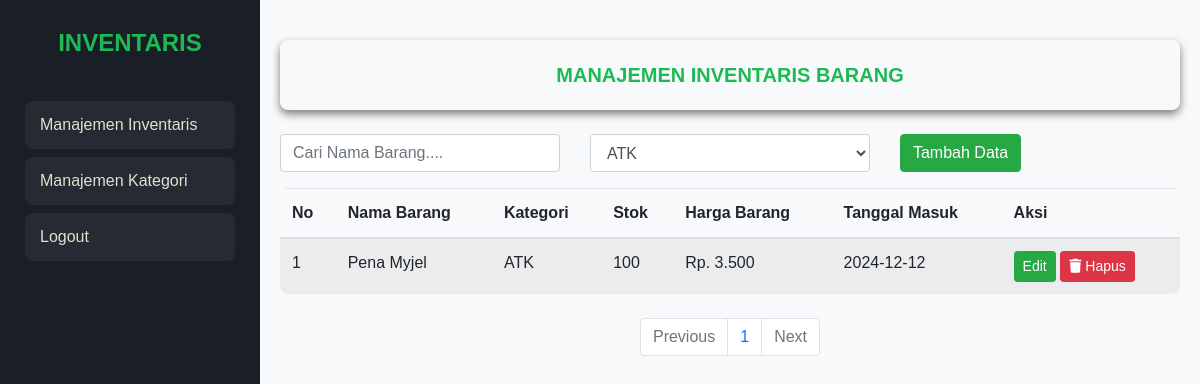
The app's page /index.php?kategori=4 (signed in) with its own data.
### tables this page shows
CREATE TABLE `barang` (
  `id` int(11) NOT NULL,
  `nama_barang` varchar(255) DEFAULT NULL,
  `kategori_id` int(11) DEFAULT NULL,
  `stok` int(11) DEFAULT NULL,
  `harga` int(11) DEFAULT NULL,
  `tanggal_masuk` date DEFAULT NULL
);

CREATE TABLE `kategori` (
  `id` int(11) NOT NULL,
  `nama_kategori` varchar(255) DEFAULT NULL
);

### index.php (the view, shortened to what this page needs)
<?php
    include 'db.php';
    $limit = 10;
    $page = isset($_GET['page']) ? (int)$_GET['page'] : 1;
    $offset = ($page - 1) * $limit;
    $filterKategori = isset($_GET['kategori']) ? $_GET['kategori'] : '';
    $search = isset($_GET['search']) ? $_GET['search'] : '';
    $kategoriList = mysqli_query($conn, "SELECT * FROM kategori ORDER BY nama_kategori ASC");
    $where = [];
    if($filterKategori != '') {
        $where[] = "barang.kategori_id =  '" . mysqli_escape_string($conn, $filterKategori) . "'";
    }
     $whereSQL = '';
    if(count($where) > 0) {
        $whereSQL = "WHERE " . implode(' AND ', $where);
    }
    $totalDataQuery = "SELECT COUNT(*) AS total FROM barang $whereSQL";
    $totalDataResult = mysqli_query($conn, $totalDataQuery);
    $totalDataRow = mysqli_fetch_assoc($totalDataResult);
    $totalData =  $totalDataRow['total'];
    $totalPage = ceil($totalData / $limit);
    $sql = "SELECT barang.*,
            kategori.nama_kategori FROM barang
            INNER JOIN kategori ON
            barang.kategori_id = kategori.id
            $whereSQL
            ORDER BY barang.id ASC LIMIT $limit OFFSET $offset";
    $query = mysqli_query($conn, $sql);
?>
<!DOCTYPE html>
<html lang="en">
<head>
    <link rel="stylesheet" href="https://cdnjs.cloudflare.com/ajax/libs/font-awesome/6.5.0/css/all.min.css">
    <link rel="stylesheet" href="css/bootstrap.min.css">
</head>
<body class="bg-light">
    <div class="sidebar">
        <div class="logo">INVENTARIS</div>
        <a href="index.php">Manajemen Inventaris</a>
        <a href="kategori.php">Manajemen Kategori</a>
        <a href="logout.php">Logout</a>
    </div>
    <div class="main-container">
        <div class="judul mb-4">MANAJEMEN INVENTARIS BARANG</div>
        <form action="" class="row mb-3" id="filterForm">
            <div class="col-md-4">
                <input type="text" name="search" id="searchInput" class="form-control" placeholder="Cari Nama Barang...." value="<?= htmlentities($search) ?>">
            </div>
            <div class="col-md-4">
                <select name="kategori" id="kategori" class="form-control" onchange="document.getElementById('filterForm').submit()">
                    <?php while($k = mysqli_fetch_assoc($kategoriList)): ?>
                        <option value="<?= $k['id'] ?>"<?= $filterKategori == $k['id'] ? 'selected' : '' ?>>
                            <?= $k['nama_kategori'] ?>
                        </option>
                    <?php endwhile; ?>
                </select>
            </div>
            <div class="col-md-4 text-align-end">
                <a href="tambah.php" class="btn btn-success btn-add">Tambah Data</a>
            </div>
        </form>
        <div class="table-container">
            <table class="table table-hover table-striped mb-0">
                <thead>
                    <tr>
                        <th>No</th>
                        <th>Nama Barang</th>
                        <th>Kategori</th>
                        <th>Stok</th>
                        <th>Harga Barang</th>
                        <th>Tanggal Masuk</th>
                        <th>Aksi</th>
                    </tr>
                </thead>
                <tbody>
                    <?php
                        $no = 1;
                        while($b = mysqli_fetch_assoc($query)):
                     ?>
                    <tr>
                        <td><?= $no++ ?></td>
                        <td><?= $b['nama_barang']  ?></td>
                        <td><?= $b['nama_kategori'] ?></td>
                        <td><?= number_format($b['stok'],0 ,',' , '.')?></td>
                        <td>Rp. <?= number_format($b['harga'],0 ,',' , '.') ?></td>
                        <td><?= $b['tanggal_masuk'] ?></td>
                        <td>
                            <a href="edit-data.php?&id=<?= $b['id'] ?>" class="btn btn-success btn-sm">Edit</a>
                            <a href="#" class="btn btn-danger btn-sm" onclick="ConfirmDelete('hapus-data.php?id=<?= $b['id']; ?>')"><i class="fas fa-trash"></i> Hapus</a>
                        </td>
                    </tr>
                    <?php endwhile; ?>
                </tbody>
            </table>
        </div>
        <br>
        <nav>
            <ul class="pagination justify-content-center">
                <li class="page-item <?= ($page <= 1) ? 'disabled' : '' ?>">
                    <a href="?page=<?= $page - 1 ?>&search=<?= urlencode($search) ?>&kategori=<?= $filterKategori ?>" class="page-link">Previous</a>
                </li>
                <?php for($i = 1; $i <= $totalPage; $i++): ?>
                <li class="page-item" <?= ($page == $i) ? 'active' : '' ?>>
                    <a href="?page=<?= $i ?>&search=<?= urlencode($search) ?>&kategori=<?= $filterKategori ?>" class="page-link"><?= $i ?></a>
                </li>
                <?php endfor ?>
                <li class="page-item <?= ($page >= $totalPage) ? 'disabled' : 'active' ?>">
                    <a href="?page=<?= $page + 1 ?>&search=<?= urlencode($search) ?>&kategori=<?= $filterKategori ?>" class="page-link">Next</a>
                </li>
            </ul>
        </nav>
    </div>
</body>
</html>

### index.php (style rules this page uses)
body { margin: 0; font-family: Poppins, sans-serif; background: #fff; }
.sidebar { width: 260px; height: 100vh; background: #1a1f27; color: #fff; position: fixed; top: 0; left: 0; transition: .4s; padding: 25px; box-shadow: 0 8 20px rgba(0,0,0,0.25); z-index: 999; }
.sidebar .logo { font-size: 24px; font-weight: 600; text-align: center; color: #1db954; margin-bottom: 40px; }
.sidebar a { display: block; padding: 12px 15px; text-decoration: none; background: rgba(255,255,255,0.05); color: #dce3ce; border-radius: 8px; margin-bottom: 8px; transition: 0.2s; }
.main-container { margin-left: 260px; padding: 40px 20px; }
.table-container { border-radius: 8px; overflow: hidden; box-shadow: 0 4 20px rgba(0,0,0,0.5); }
.judul { width: 100%; box-shadow: 0 4px 8px rgba(0,0,0,0.5); border-radius: 8px; padding: 20px 10px; text-align: center; font-weight: 600; font-size: 20px; color: #1db954; }
.btn { transition: all 0.3s ease; }
input[type=text], select { transition: all 0.3s ease; }

### records on screen
barang: nama_barang "Pena Myjel", kategori.nama_kategori "ATK", stok "100", harga "3.500", tanggal_masuk "2024-12-12"

### other values on screen
form field kategori "ATK"
